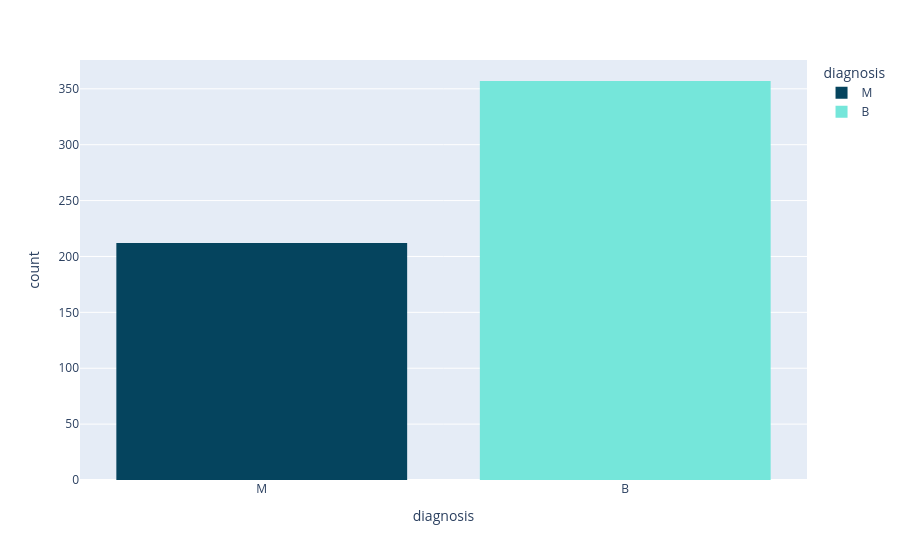

Write notebook code for a chart like this one.
### Markdown cell above
## Just run these graphs directly to understand the data

### Code cell
px.histogram(data_frame=df, x='diagnosis', color='diagnosis',color_discrete_sequence=['#05445E','#75E6DA'])

### Figure 1 — Plotly figure (JSON) as saved in the notebook; plotly's stock layout.template omitted (floating-point values rounded to 4 significant figures; data arrays with more than 128 entries replaced by an {"elided": "..."} marker saying what was removed)
{"data": [{"bingroup": "x", "hovertemplate": "diagnosis=%{x}<br>count=%{y}<extra></extra>", "legendgroup": "M", "marker": {"color": "#05445E", "pattern": {"shape": ""}}, "name": "M", "orientation": "v", "showlegend": true, "type": "histogram", "x": {"elided": "212 str values"}, "xaxis": "x", "yaxis": "y"}, {"bingroup": "x", "hovertemplate": "diagnosis=%{x}<br>count=%{y}<extra></extra>", "legendgroup": "B", "marker": {"color": "#75E6DA", "pattern": {"shape": ""}}, "name": "B", "orientation": "v", "showlegend": true, "type": "histogram", "x": {"elided": "357 str values"}, "xaxis": "x", "yaxis": "y"}], "layout": {"barmode": "relative", "legend": {"title": {"text": "diagnosis"}, "tracegroupgap": 0}, "margin": {"t": 60}, "xaxis": {"anchor": "y", "categoryarray": ["M", "B"], "categoryorder": "array", "domain": [0, 1], "title": {"text": "diagnosis"}}, "yaxis": {"anchor": "x", "domain": [0, 1], "title": {"text": "count"}}}}
